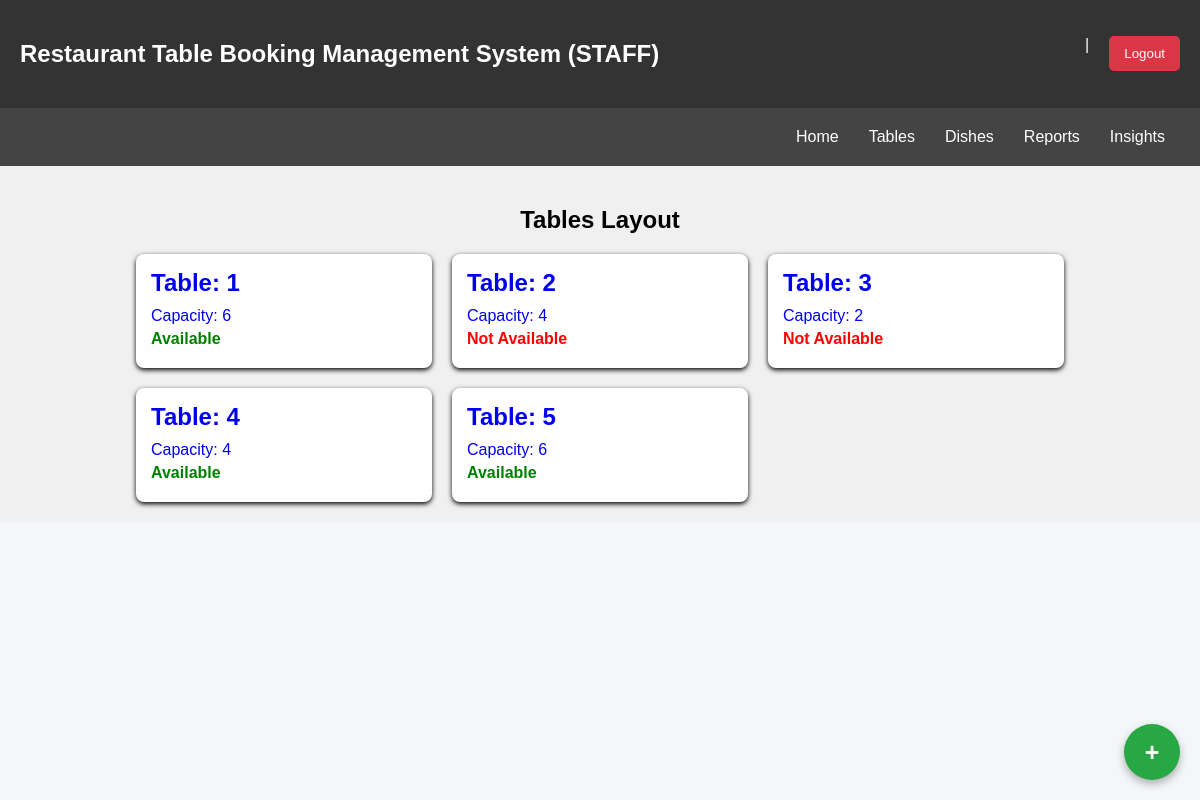
Page /staff/tables/ on the committed database.
### booking/models.py (models this page shows, shortened)
class Table(models.Model):
    number = models.IntegerField()
    capacity = models.IntegerField()
    is_available = models.BooleanField(default=True)

### staff/views.py (the view)
# urls.py: path('tables/', views.StaffTablesview, name='tables'),
def StaffTablesview(request):
    context ={
        'tables': tables,
    }
    return render(request, 'staff/tables/tables.html', context)

### staff/templates/staff/tables/tables.html (shortened to what this page needs)
{% extends 'staff.html' %}
{% block content %}
<section class="restaurant-layout" style='flex-basis:80%;'>
        <h1>Tables Layout</h1>
        <div class="tables-container">
            {% for table in tables %}
            <a href="{% url 'update_table' table.pk %}" style ='text-decoration:none;'>
                <div class="table-card">
                    <h3 class="table-id">Table: {{ table.number }}</h3>
                    <p class="table-capacity">Capacity: {{ table.capacity }}</p>
                    <p class="table-availability">
                        {% if table.is_available %}
                            <span class="available">Available</span>
                        {% else %}
                            <span class="not-available">Not Available</span>
                        {% endif %}
                    </p>
                </div>
            </a>
            {% empty %}
                <div class="no-tables">No tables available.</div>
            {% endfor %}
            <a href="{% url 'create_table' %}" class = 'create-button'>
               +</a>
        </div>
</section>
{% endblock %}

### staff/templates/staff.html (style rules this page uses)
body { font-family: 'Arial', sans-serif; background-color: #f4f7fa; margin: 0; padding: 0; }

### staff/templates/staff/tables/tables.html (style rules this page uses)
.restaurant-layout { display: flex; flex-direction: column; align-items: center; padding: 20px; background-color: #f0f0f0; }
.tables-container { display: grid; grid-template-columns: repeat(auto-fill, minmax(250px, 1fr)); gap: 20px; width: 80%; }
.table-card { background-color: #fff; border-radius: 8px; padding: 15px; box-shadow: 0 2px 5px rgba(0, 0, 0, 1); transition: transform 0.2s; }
.table-id { font-size: 1.5em; margin: 0 0 10px; }
.table-capacity, .table-availability { font-size: 1em; margin: 0 0 5px; }
.available { color: green; font-weight: bold; }
.not-available { color: red; font-weight: bold; }
.create-button { position: fixed; bottom: 20px; right: 20px; width: 56px; height: 56px; background-color: #28a745; color: white; border-radius: 50%; display: flex; justify-content: center; align-items: center; box-shadow: 0 4px 8px rgba(0, 0, 0, 0.3); text-decoration: none; transition: background-color 0.3s; font-weight:bold; font-size:25px; }

### rows in the picture
Table: number "1", capacity "6", is_available "Available"
Table: number "2", capacity "4", is_available "Not Available"
Table: number "3", capacity "2", is_available "Not Available"
Table: number "4", capacity "4", is_available "Available"
Table: number "5", capacity "6", is_available "Available"
